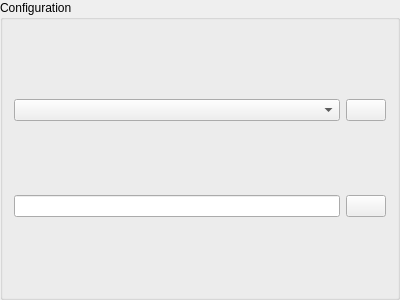
<?xml version="1.0" encoding="UTF-8"?>
<ui version="4.0">
 <class>ConfigSaveLoaderWidget</class>
 <widget class="QGroupBox" name="ConfigSaveLoaderWidget">
  <property name="geometry">
   <rect>
    <x>0</x>
    <y>0</y>
    <width>400</width>
    <height>300</height>
   </rect>
  </property>
  <property name="windowTitle">
   <string>GroupBox</string>
  </property>
  <property name="title">
   <string>Configuration</string>
  </property>
  <layout class="QGridLayout" name="gridLayout">
   <item row="1" column="0">
    <widget class="QLineEdit" name="m_line_edit"/>
   </item>
   <item row="0" column="0">
    <widget class="QComboBox" name="m_combo_box"/>
   </item>
   <item row="0" column="1">
    <widget class="QPushButton" name="m_load_pb">
     <property name="text">
      <string/>
     </property>
     <property name="icon">
      <iconset resource="../../qelectrotech.qrc">
       <normaloff>:/ico/16x16/folder-open.png</normaloff>:/ico/16x16/folder-open.png</iconset>
     </property>
    </widget>
   </item>
   <item row="1" column="1">
    <widget class="QPushButton" name="m_save_pb">
     <property name="text">
      <string/>
     </property>
     <property name="icon">
      <iconset resource="../../qelectrotech.qrc">
       <normaloff>:/ico/16x16/document-save.png</normaloff>:/ico/16x16/document-save.png</iconset>
     </property>
    </widget>
   </item>
  </layout>
 </widget>
 <tabstops>
  <tabstop>m_combo_box</tabstop>
  <tabstop>m_load_pb</tabstop>
  <tabstop>m_line_edit</tabstop>
  <tabstop>m_save_pb</tabstop>
 </tabstops>
 <resources>
  <include location="../../qelectrotech.qrc"/>
 </resources>
 <connections/>
</ui>
